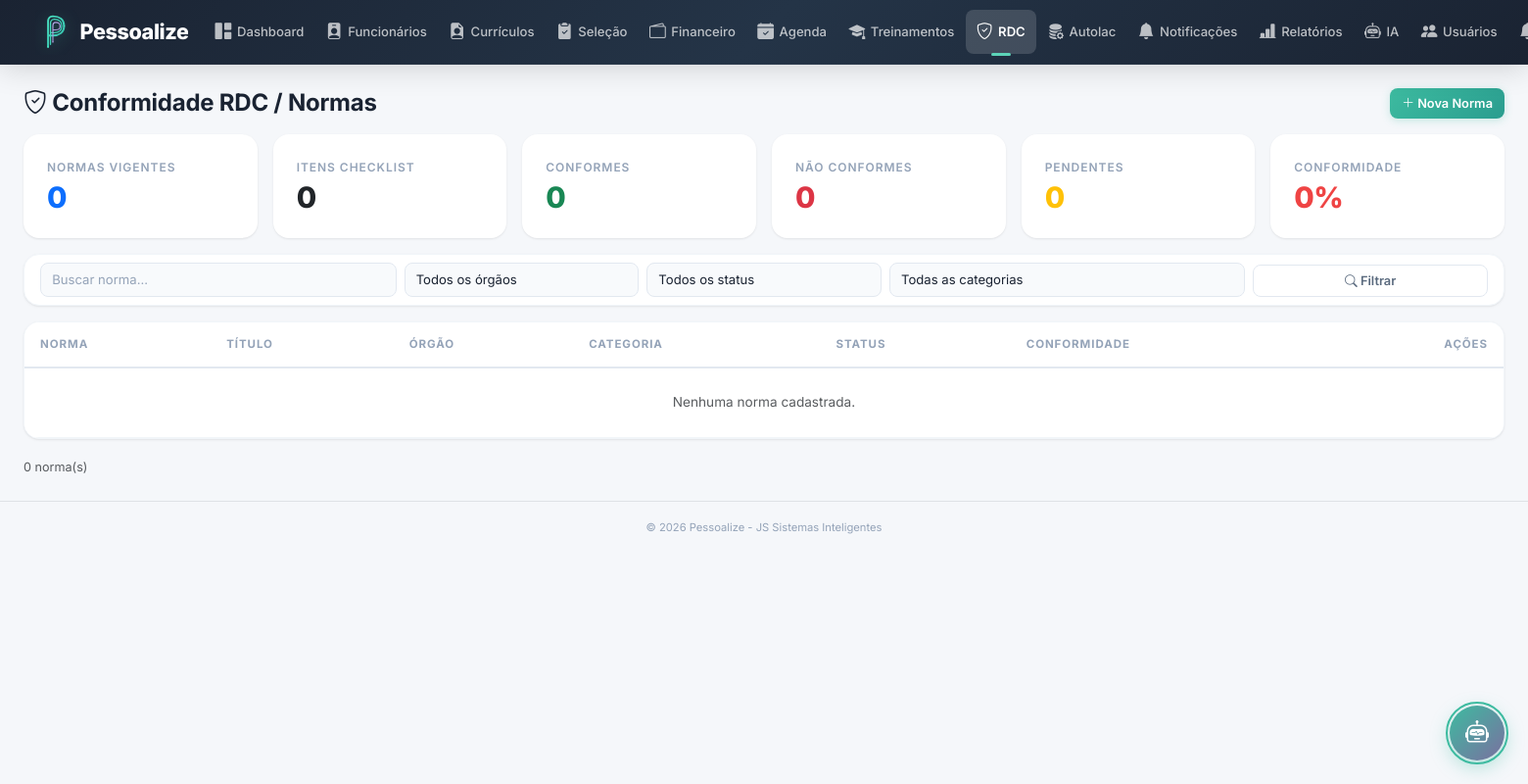
Page /index.php?module=rdc (signed in) on the earlier database version.
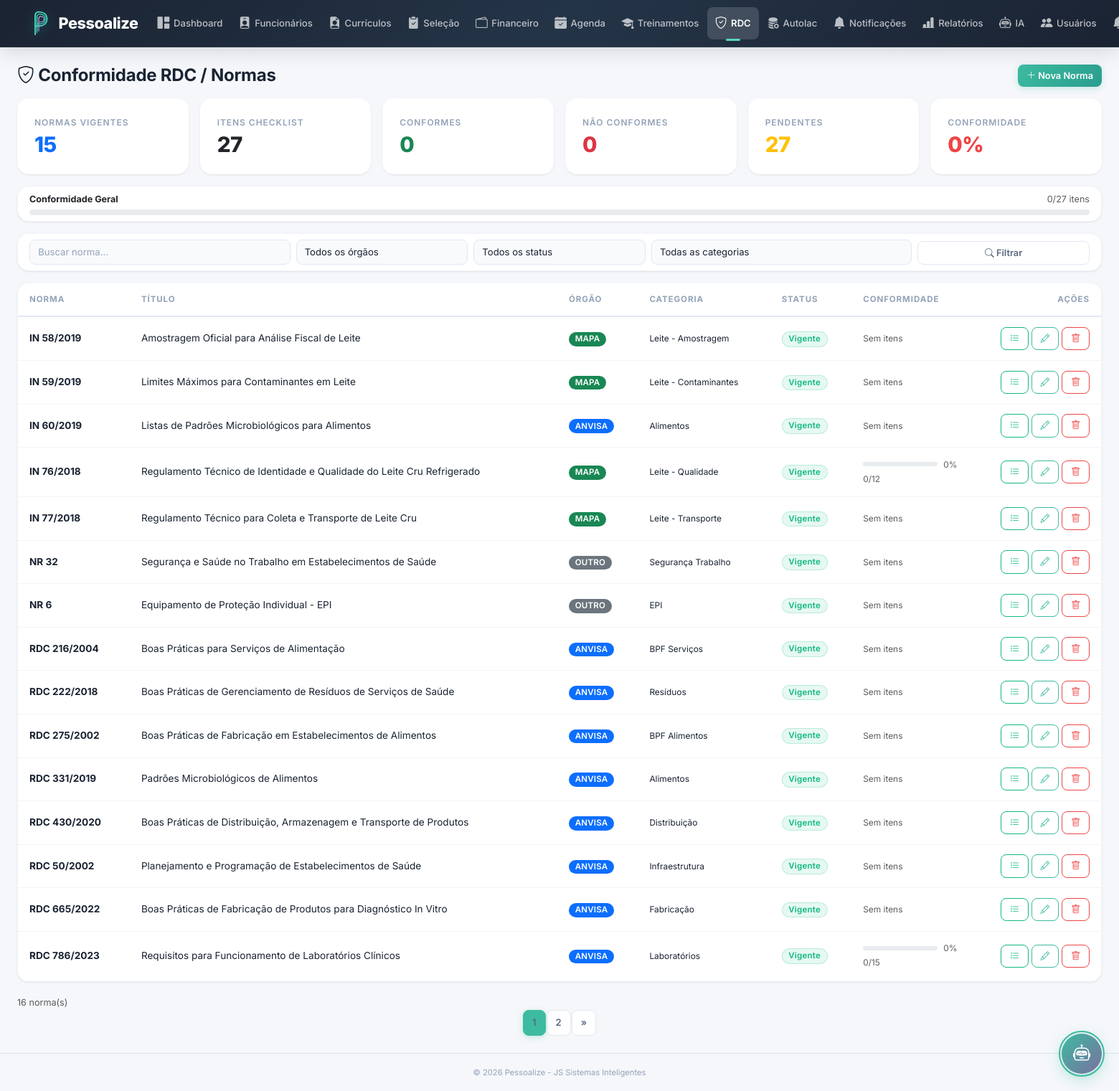
Same page on the later database version.
### tables this page shows
CREATE TABLE IF NOT EXISTS rdc_normas (
    id INT AUTO_INCREMENT PRIMARY KEY,
    numero VARCHAR(50) NOT NULL,
    titulo VARCHAR(300) NOT NULL,
    orgao ENUM('ANVISA','MAPA','INMETRO','OUTRO') DEFAULT 'ANVISA',
    data_publicacao DATE,
    data_vigencia DATE,
    descricao TEXT,
    categoria VARCHAR(100),
    status ENUM('vigente','revogada','alterada') DEFAULT 'vigente',
    url_oficial VARCHAR(500),
    observacoes TEXT,
    criado_em DATETIME DEFAULT CURRENT_TIMESTAMP,
    atualizado_em DATETIME DEFAULT CURRENT_TIMESTAMP ON UPDATE CURRENT_TIMESTAMP
);

### core/Database.php (called while the page is built, shortened)
<?php
class Database {
    private static $instance = null;
    private $pdo;
    private function __construct() {
        try {
            $dsn = 'mysql:host=' . DB_HOST . ';dbname=' . DB_NAME . ';charset=' . DB_CHARSET;
            $this->pdo = new PDO($dsn, DB_USER, DB_PASS, [
                PDO::ATTR_ERRMODE => PDO::ERRMODE_EXCEPTION,
                PDO::ATTR_DEFAULT_FETCH_MODE => PDO::FETCH_ASSOC,
                PDO::ATTR_EMULATE_PREPARES => false,
            ]);
        } catch (PDOException $e) {
            die('Erro na conexão com o banco de dados. Verifique as configurações.');
        }
    }
    public static function getInstance() {
        if (self::$instance === null) {
            self::$instance = new self();
        }
        return self::$instance;
    }
    public function query($sql, $params = []) {
        $stmt = $this->pdo->prepare($sql);
        $stmt->execute($params);
        return $stmt;
    }
    public function fetch($sql, $params = []) {
        return $this->query($sql, $params)->fetch();
    }
    public function fetchAll($sql, $params = []) {
        return $this->query($sql, $params)->fetchAll();
    }
}

### modules/rdc/index.php (the view, shortened to what the rows shown need)
<?php
$db = Database::getInstance();
try {
    $db->fetch("SELECT 1 FROM rdc_normas LIMIT 1");
} catch (Exception $e) {
    ?>
    <div class="d-flex justify-content-between align-items-center mb-3">
        <h4 class="fw-bold mb-0"><i class="bi bi-shield-check"></i> Conformidade RDC / Normas</h4>
    </div>
    <div class="card">
        <div class="card-body text-center py-5">
            <i class="bi bi-database-exclamation" style="font-size:3rem;opacity:0.3;color:var(--warning)"></i>
            <h5 class="mt-3">Módulo RDC não configurado</h5>
            <p class="text-muted">
                As tabelas do módulo RDC ainda não foram criadas no banco de dados.<br>
                Execute o script <code>database.sql</code> para criar as tabelas necessárias
                (<code>rdc_normas</code>, <code>rdc_itens_conformidade</code>, <code>rdc_verificacoes</code>).
            </p>
            <a href="index.php?module=dashboard" class="btn btn-pessoalize">
                <i class="bi bi-arrow-left"></i> Voltar ao Dashboard
            </a>
        </div>
    </div>
    <?php
    return;
}
$page = max(1, (int)($_GET['page'] ?? 1));
$perPage = 15;
$offset = ($page - 1) * $perPage;
$search = trim($_GET['search'] ?? '');
$orgaoFilter = $_GET['orgao'] ?? '';
$statusFilter = $_GET['status'] ?? '';
$categoriaFilter = $_GET['categoria'] ?? '';
$where = '1=1';
$params = [];
$total = $db->fetch("SELECT COUNT(*) as total FROM rdc_normas n WHERE {$where}", $params)['total'];
$normas = $db->fetchAll(
    "SELECT n.*,
        (SELECT COUNT(*) FROM rdc_itens_conformidade WHERE norma_id = n.id AND ativo = 1) as total_itens,
        (SELECT COUNT(*) FROM rdc_verificacoes v JOIN rdc_itens_conformidade i ON v.item_id = i.id WHERE i.norma_id = n.id AND v.status = 'conforme') as itens_conformes,
        (SELECT COUNT(*) FROM rdc_verificacoes v JOIN rdc_itens_conformidade i ON v.item_id = i.id WHERE i.norma_id = n.id AND v.status = 'nao_conforme') as itens_nao_conformes
     FROM rdc_normas n
     WHERE {$where}
     ORDER BY n.status = 'vigente' DESC, n.numero ASC
     LIMIT {$perPage} OFFSET {$offset}",
    $params
);
?>
<div class="card">
    <div class="card-body p-0">
        <div class="table-responsive">
            <table class="table table-hover mb-0">
                <thead>
                    <tr>
                        <th>Norma</th>
                        <th>Título</th>
                        <th>Órgão</th>
                        <th>Categoria</th>
                        <th>Status</th>
                        <th>Conformidade</th>
                        <th class="text-end">Ações</th>
                    </tr>
                </thead>
                <tbody>
                    <?php if (empty($normas)): ?>
                        <tr><td colspan="7" class="text-center text-muted py-4">Nenhuma norma cadastrada.</td></tr>
                    <?php else: ?>
                        <?php foreach ($normas as $n): ?>
                        <?php
                            $percNorma = $n['total_itens'] > 0 ? round(($n['itens_conformes'] / $n['total_itens']) * 100) : 0;
                        ?>
                        <tr class="<?= $n['status'] === 'revogada' ? 'table-secondary' : '' ?>">
                            <td><strong><?= e($n['numero']) ?></strong></td>
                            <td>
                                <?= e(mb_substr($n['titulo'], 0, 80)) ?><?= mb_strlen($n['titulo']) > 80 ? '...' : '' ?>
                            </td>
                            <td>
                                <span class="badge <?= $n['orgao'] === 'ANVISA' ? 'bg-primary' : ($n['orgao'] === 'MAPA' ? 'bg-success' : 'bg-secondary') ?>">
                                    <?= e($n['orgao']) ?>
                                </span>
                            </td>
                            <td><small><?= e($n['categoria'] ?? '-') ?></small></td>
                            <td>
                                <span class="badge badge-<?= $n['status'] === 'vigente' ? 'ativo' : ($n['status'] === 'revogada' ? 'inativo' : 'ferias') ?>">
                                    <?= ucfirst($n['status']) ?>
                                </span>
                            </td>
                            <td>
                                <?php if ($n['total_itens'] > 0): ?>
                                    <div class="d-flex align-items-center gap-2">
                                        <div class="progress flex-grow-1" style="height: 6px; min-width: 60px;">
                                        </div>
                                        <small class="text-muted"><?= $percNorma ?>%</small>
                                    </div>
                                    <small class="text-muted"><?= $n['itens_conformes'] ?>/<?= $n['total_itens'] ?></small>
                                <?php else: ?>
                                    <small class="text-muted">Sem itens</small>
                                <?php endif; ?>
                            </td>
                            <td class="text-end">
                                <a href="index.php?module=rdc&action=checklist&id=<?= $n['id'] ?>" class="btn btn-sm btn-outline-success" title="Checklist"><i class="bi bi-list-check"></i></a>
                                <a href="index.php?module=rdc&action=form&id=<?= $n['id'] ?>" class="btn btn-sm btn-outline-primary" title="Editar"><i class="bi bi-pencil"></i></a>
                                <a href="index.php?module=rdc&action=delete&id=<?= $n['id'] ?>" class="btn btn-sm btn-outline-danger btn-delete" title="Excluir"><i class="bi bi-trash"></i></a>
                            </td>
                        </tr>
                        <?php endforeach; ?>
                    <?php endif; ?>
                </tbody>
            </table>
        </div>
    </div>
</div>
<div class="mt-3">
    <?= paginate($total, $perPage, $page, 'index.php?module=rdc&search=' . urlencode($search) . '&orgao=' . urlencode($orgaoFilter) . '&status=' . urlencode($statusFilter) . '&categoria=' . urlencode($categoriaFilter)) ?>
</div>

### core/helpers.php (shortened to what the rows shown need)
<?php
function e($string) {
    return htmlspecialchars($string ?? '', ENT_QUOTES, 'UTF-8');
}
function paginate($total, $perPage, $currentPage, $url) {
    $totalPages = ceil($total / $perPage);
    if ($totalPages <= 1) return '';
    $html = '<nav><ul class="pagination pagination-sm justify-content-center">';
    for ($i = max(1, $currentPage - 2); $i <= min($totalPages, $currentPage + 2); $i++) {
        $active = $i === $currentPage ? ' active' : '';
        $html .= '<li class="page-item' . $active . '"><a class="page-link" href="' . $url . '&page=' . $i . '">' . $i . '</a></li>';
    }
    if ($currentPage < $totalPages) {
        $html .= '<li class="page-item"><a class="page-link" href="' . $url . '&page=' . ($currentPage + 1) . '">&raquo;</a></li>';
    }
    $html .= '</ul></nav>';
    return $html;
}

Differences in the rows shown:
added rdc_normas: numero "IN 58/2019", titulo "Amostragem Oficial para Análise Fiscal de Leite", orgao "MAPA", categoria "Leite - Amostragem", status "Vigente", shows "Sem itens"
added rdc_normas: numero "IN 59/2019", titulo "Limites Máximos para Contaminantes em Leite", orgao "MAPA", categoria "Leite - Contaminantes", status "Vigente", shows "Sem itens"
added rdc_normas: numero "IN 60/2019", titulo "Listas de Padrões Microbiológicos para Alimentos", orgao "ANVISA", categoria "Alimentos", status "Vigente", shows "Sem itens"
added rdc_normas: numero "IN 76/2018", titulo "Regulamento Técnico de Identidade e Qualidade do Leite Cru Refrigerado", orgao "MAPA", categoria "Leite - Qualidade", status "Vigente", percNorma "0", itens_conformes "0", total_itens "12"
added rdc_normas: numero "IN 77/2018", titulo "Regulamento Técnico para Coleta e Transporte de Leite Cru", orgao "MAPA", categoria "Leite - Transporte", status "Vigente", shows "Sem itens"
added rdc_normas: numero "NR 32", titulo "Segurança e Saúde no Trabalho em Estabelecimentos de Saúde", orgao "OUTRO", categoria "Segurança Trabalho", status "Vigente", shows "Sem itens"
added rdc_normas: numero "NR 6", titulo "Equipamento de Proteção Individual - EPI", orgao "OUTRO", categoria "EPI", status "Vigente", shows "Sem itens"
added rdc_normas: numero "RDC 216/2004", titulo "Boas Práticas para Serviços de Alimentação", orgao "ANVISA", categoria "BPF Serviços", status "Vigente", shows "Sem itens"
added rdc_normas: numero "RDC 222/2018", titulo "Boas Práticas de Gerenciamento de Resíduos de Serviços de Saúde", orgao "ANVISA", categoria "Resíduos", status "Vigente", shows "Sem itens"
added rdc_normas: numero "RDC 275/2002", titulo "Boas Práticas de Fabricação em Estabelecimentos de Alimentos", orgao "ANVISA", categoria "BPF Alimentos", status "Vigente", shows "Sem itens"
added rdc_normas: numero "RDC 331/2019", titulo "Padrões Microbiológicos de Alimentos", orgao "ANVISA", categoria "Alimentos", status "Vigente", shows "Sem itens"
added rdc_normas: numero "RDC 430/2020", titulo "Boas Práticas de Distribuição, Armazenagem e Transporte de Produtos", orgao "ANVISA", categoria "Distribuição", status "Vigente", shows "Sem itens"
added rdc_normas: numero "RDC 50/2002", titulo "Planejamento e Programação de Estabelecimentos de Saúde", orgao "ANVISA", categoria "Infraestrutura", status "Vigente", shows "Sem itens"
added rdc_normas: numero "RDC 665/2022", titulo "Boas Práticas de Fabricação de Produtos para Diagnóstico In Vitro", orgao "ANVISA", categoria "Fabricação", status "Vigente", shows "Sem itens"
added rdc_normas: numero "RDC 786/2023", titulo "Requisitos para Funcionamento de Laboratórios Clínicos", orgao "ANVISA", categoria "Laboratórios", status "Vigente", percNorma "0", itens_conformes "0", total_itens "15"
Other differences:
$totalNormas: "0" → "15"
$totalItens: "0" → "27"
max(0, $totalPendentes): "0" → "27"
$totalConformes: (not shown) → "0"
$totalItens: (not shown) → "27"
$total: "0" → "16"
text no longer shown: "Nenhuma norma cadastrada."
text now shown: "Conformidade Geral / itens »"
new list line: "2"
